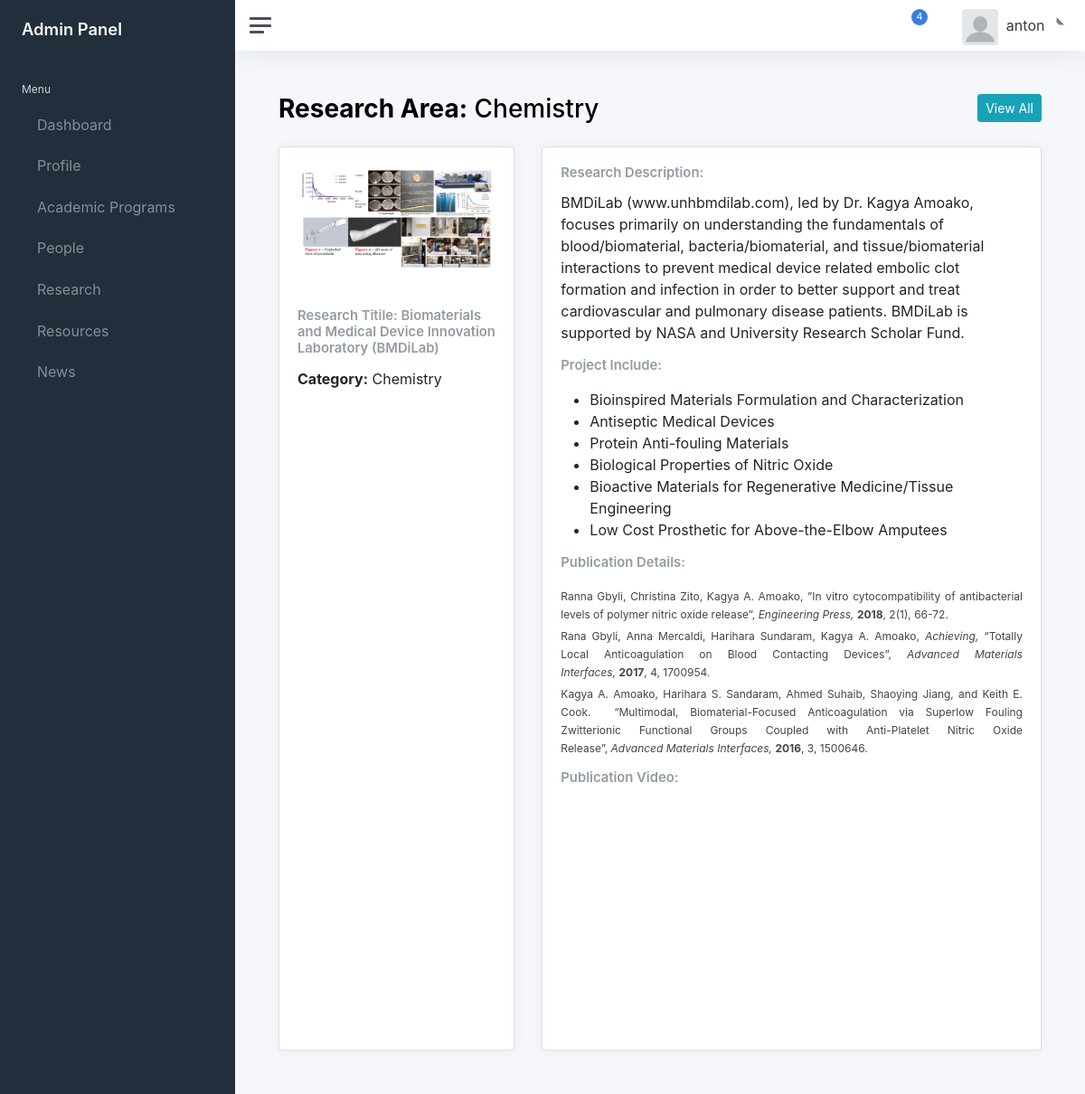
Page /super-admin/research/by-area/5/view (signed in) on the committed database.
### researchApp/models.py (models this page shows, shortened)
class research_by_area(models.Model):
    research_fields_choice = (
     ("Chemistry","Chemistry"),
     ("Chemical Engineering","Chemical Engineering"),
     ('Biomedical Engineering',"Biomedical Engineering"),
    )
    research_fields = models.TextField(choices=research_fields_choice);
    research_title = models.CharField(max_length=250)
    research_cover = models.ImageField(null=True, blank=True, upload_to="Images/")
    research_description = models.TextField(max_length=250)
    project_include = models.TextField(max_length=250)
    publication_video = models.CharField(max_length=250)
    publication_details = models.TextField(max_length=250)

### researchApp/views.py (the view)
@login_required
def singleResearchByArea(request,id):
    data = research_by_area.objects.get(id=id);
    return render(request, 'researchApp/SingleResearchByarea.html',context={'data':data})

### templates/researchApp/SingleResearchByarea.html (shortened to what this page needs)
{% extends "layouts/admin.html" %}
{% load static %}
{% block content %}
<main class="content">
	<div class="container-fluid p-0">
		  <div class="d-flex justify-content-between pb-2">
		  	<h1 class="h3 mb-3"><strong>Research Area:</strong> {{ data.research_fields }}</h1>
        <a href="{% url 'research_by_area' %}"> <button  class="btn btn-sm btn-info" >View All</button></a>
		  </div>
      <div class="row">
            <div class="col-sm-4" >
              <div class="card" style="height: 1000px !important">
                <img src="/media/{{ BASIC_DIR }}/{{data.research_cover}}" class="card-img-top p-4" alt="...">
                <div class="card-body">
                  <h5 class="card-title">Research Titile: {{ data.research_title }}</h5>
                  <p class="card-text"> <b>Category:</b>  {{ data.research_fields }}</p>
                </div>
              </div>
            </div>
            <div class="col-sm-8">
              <div class="card" style="height: 1000px !important">
                <div class="card-body">
                  <h5 class="card-title">Research Description:</h5>
                  <p class="card-text">{{ data.research_description }}</p>
                  <h5 class="card-title">Project Include:</h5>
                  <p class="card-text">{{ data.project_include|safe }}</p>
                  <h5 class="card-title">Publication Details:</h5>
                  <p class="card-text">{{ data.publication_details|safe }}</p>
                  <h5 class="card-title">Publication Video:</h5>
                  <iframe width="560" height="315" src="{{ data.publication_video}}" title="YouTube video player" frameborder="0" allow="accelerometer; autoplay; clipboard-write; encrypted-media; gyroscope; picture-in-picture" allowfullscreen>
                  </iframe>
                </div>
              </div>
            </div>
      </div>
  </div>
</main>
{% endblock %}

### templates/layouts/admin.html (shortened to what this page needs)
{% load static %}
<!DOCTYPE html>
<html lang="en">
<head>
	<link href="{% static 'css/app.css' %}" rel="stylesheet">
	<link rel="stylesheet" href="https://cdn.jsdelivr.net/npm/bootstrap@4.6.2/dist/css/bootstrap.min.css" >
</head>
<body>
	<div class="wrapper">
		<nav id="sidebar" class="sidebar js-sidebar">
			<div class="sidebar-content js-simplebar">
				<a class="sidebar-brand" href="{% url 'dashboard'%}">
          <span class="align-middle">Admin Panel</span>
        </a>
				<ul class="sidebar-nav">
					<li class="sidebar-header">
						Menu
					</li>
					<li class="sidebar-item">
						<a class="sidebar-link" href="{% url 'dashboard'%}">
              				 <span class="align-middle">Dashboard</span>
            			</a>
					</li>
					<li class="sidebar-item">
						<a class="sidebar-link" href="#">
              				 <span class="align-middle">Profile</span>
						</a>
					</li>
					<li class="sidebar-item">
						<a class="sidebar-link" href="#">
              				 <span class="align-middle">Academic Programs</span>
						</a>
					</li>
					<li class="sidebar-item">
						<a class="sidebar-link" href="#" data-bs-toggle="dropdown">
              				 <span class="align-middle">People</span>
						</a>
					</li>
					<li class="sidebar-item">
						<a class="sidebar-link" href="#" data-bs-toggle="dropdown">
              				 <span class="align-middle">Research</span>
						</a>
					</li>
					<li class="sidebar-item">
						<a class="sidebar-link" href="#" data-bs-toggle="dropdown">
              				 <span class="align-middle">Resources</span>
						</a>
					</li>
					<li class="sidebar-item">
						<a class="sidebar-link" href="#">
              				 <span class="align-middle">News</span>
						</a>
					</li>
				</ul>
			</div>
		</nav>
		<div class="main">
			<nav class="navbar navbar-expand navbar-light navbar-bg">
				<a class="sidebar-toggle js-sidebar-toggle">
          <i class="hamburger align-self-center"></i>
        </a>
				<div class="navbar-collapse collapse">
					<ul class="navbar-nav navbar-align">
						<li class="nav-item dropdown">
							<a class="nav-icon dropdown-toggle" href="#" id="alertsDropdown" data-bs-toggle="dropdown">
								<div class="position-relative">
									<span class="indicator">4</span>
								</div>
							</a>
						</li>
						<li class="nav-item dropdown">
							<a class="nav-icon dropdown-toggle" href="#" id="messagesDropdown" data-bs-toggle="dropdown">
							</a>
						</li>
						<li class="nav-item dropdown">
							<a class="nav-link dropdown-toggle d-none d-sm-inline-block" href="#" data-bs-toggle="dropdown">
                <img src=
								"
								{% if userinfo == None %}
										{% static 'img/avatars/download.png' %}
								{% else %}
										/media/{{ BASIC_DIR }}/{{user_info.admin_image}}
								{% endif %}
								"
								 class="avatar img-fluid rounded me-1" alt="Charles Hall" /> <span class="text-dark">{{ user.username }}</span>
              </a>
						</li>
					</ul>
				</div>
			</nav>
		{% block content %}
    	{% endblock %}
		</div>
	</div>
</body>
</html>

### rows in the picture
research_by_area: research_fields "Chemistry", research_cover (picture), research_title "Biomaterials and Medical Device Innovation Laboratory (BMDiLab)", research_description "BMDiLab (www.unhbmdilab.com), led by Dr. Kagya Amoako, focuses primarily on understanding the fundamentals of blood/biomaterial, bacteria/biomaterial, and tissue/biomaterial interactions to prevent medical device related embolic clot formation and infection in order to better support and treat cardiovascular and pulmonary disease patients. BMDiLab is supported by NASA and University Research Scholar Fund.", project_include "Bioinspired Materials Formulation and Characterization Antiseptic Medical Devices Protein Anti-fouling Materials Biological Properties of Nitric Oxide Bioactive Materials for Regenerative Medicine/Tissue Engineering Low Cost Prosthetic for Above-the-Elbow Amputees", publication_details "Ranna Gbyli, Christina Zito, Kagya A. Amoako, ”In vitro cytocompatibility of antibacterial levels of polymer nitric oxide release”, Engineering Press, 2018 , 2(1), 66-72. Rana Gbyli, Anna Mercaldi, Harihara Sundaram, Kagya A. Amoako, Achieving, “Totally Local Anticoagulation on Blood Contacting Devices”, Advanced Materials Interfaces, 2017 , 4, 1700954. Kagya A. Amoako, Harihara S. Sandaram, Ahmed Suhaib, Shaoying Jiang, and Keith E. Cook. “Multimodal, Biomaterial-Focused Anticoagulation via Superlow Fouling Zwitterionic Functional Groups Coupled with Anti-Platelet Nitric Oxide Release”, Advanced Materials Interfaces, 2016 , 3, 1500646."

### other values in the picture
{{ user.username }} "anton"
